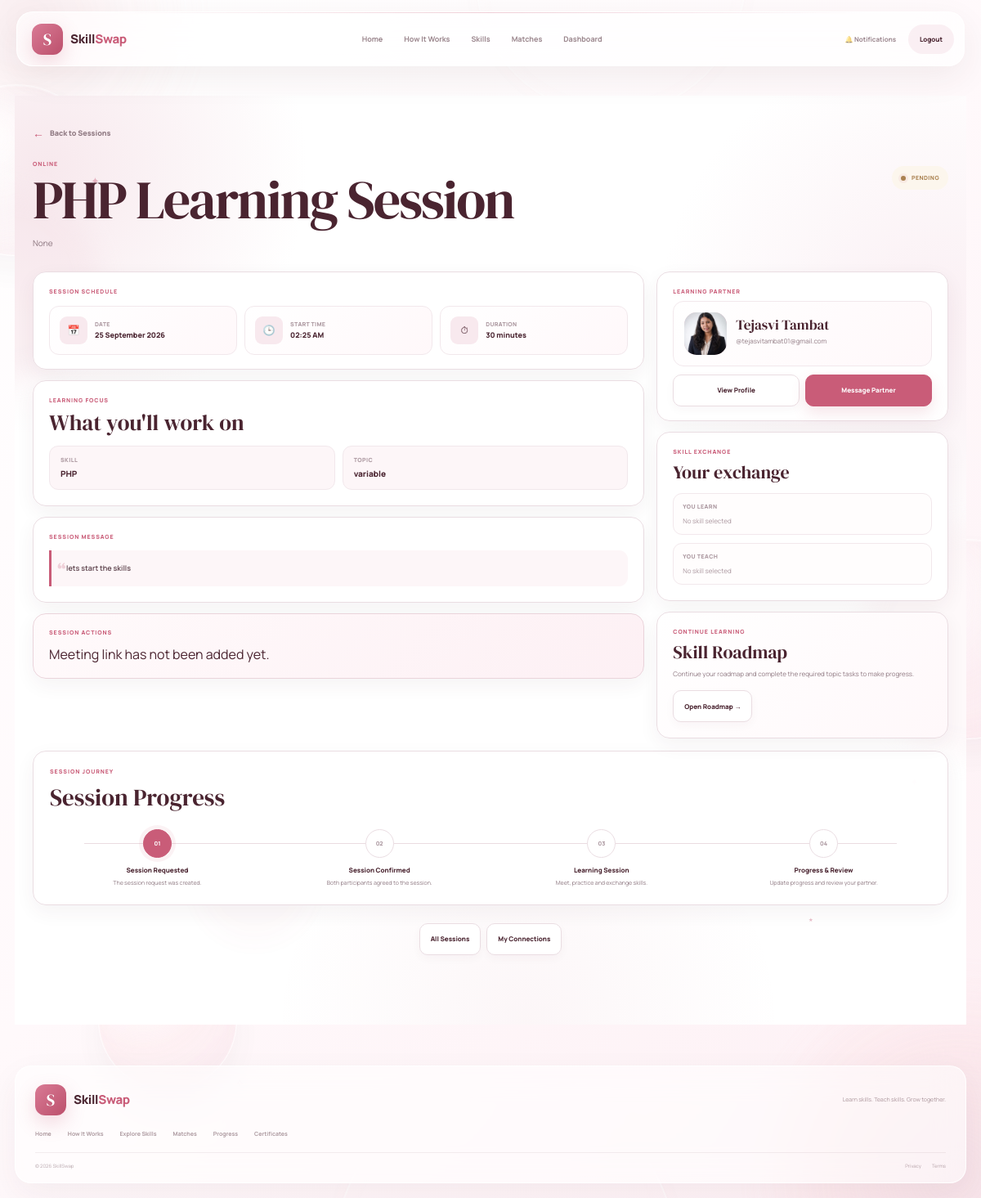
Page /sessions/2 (signed in) on the committed database.
### models.py (models this page shows)
class Session(db.Model):
    __tablename__ = "sessions"
    id = db.Column(db.Integer, primary_key=True)
    connection_id = db.Column(
        db.Integer,
        db.ForeignKey("connections.id"),
        nullable=False
    )
    title = db.Column(
        db.String(150),
        nullable=False
    )
    skill = db.Column(
        db.String(100),
        nullable=True
    )
    topic = db.Column(
        db.String(150),
        nullable=True
    )
    description = db.Column(
        db.Text,
        nullable=True
    )
    scheduled_at = db.Column(
        db.DateTime,
        nullable=False
    )
    duration_minutes = db.Column(
        db.Integer,
        nullable=False
    )
    session_type = db.Column(
        db.String(30),
        nullable=False
    )
    meeting_url = db.Column(
        db.String(500),
        nullable=True
    )
    status = db.Column(
        db.String(30),
        default="pending",
        nullable=False
    )
    message = db.Column(
        db.Text,
        nullable=True
    )
    completion_note = db.Column(
        db.Text,
        nullable=True
    )
    completed_at = db.Column(
        db.DateTime,
        nullable=True
    )
    created_at = db.Column(
        db.DateTime,
        default=datetime.utcnow,
        nullable=False
    )
    connection = db.relationship(
        "Connection",
        back_populates="sessions"
    )

class User(db.Model):
    __tablename__ = "users"
    id = db.Column(db.Integer, primary_key=True)
    full_name = db.Column(db.String(120), nullable=False)
    username = db.Column(db.String(50), unique=True, nullable=False, index=True)
    email = db.Column(db.String(120), unique=True, nullable=False, index=True)
    password_hash = db.Column(db.String(255), nullable=False)
    profile_photo = db.Column(db.String(255), nullable=True)
    bio = db.Column(db.Text, nullable=True)
    city = db.Column(db.String(100), nullable=True)
    country = db.Column(db.String(100), nullable=True)
    learning_preference = db.Column(db.String(30), nullable=True)
    availability = db.Column(db.String(30), nullable=True)
    is_active = db.Column(db.Boolean, default=True, nullable=False)
    created_at = db.Column(
        db.DateTime,
        default=datetime.utcnow,
        nullable=False
    )
    updated_at = db.Column(
        db.DateTime,
        default=datetime.utcnow,
        onupdate=datetime.utcnow,
        nullable=False
    )
    user_skills = db.relationship(
        "UserSkill",
        back_populates="user",
        cascade="all, delete-orphan"
    )
    sent_connections = db.relationship(
        "Connection",
        foreign_keys="Connection.sender_id",
        back_populates="sender",
        cascade="all, delete-orphan"
    )
    received_connections = db.relationship(
        "Connection",
        foreign_keys="Connection.receiver_id",
        back_populates="receiver",
        cascade="all, delete-orphan"
    )
    sent_messages = db.relationship(
        "Message",
        foreign_keys="Message.sender_id",
        back_populates="sender",
        cascade="all, delete-orphan"
    )
    reviews_given = db.relationship(
        "Review",
        foreign_keys="Review.reviewer_id",
        back_populates="reviewer",
        cascade="all, delete-orphan"
    )
    reviews_received = db.relationship(
        "Review",
        foreign_keys="Review.reviewee_id",
        back_populates="reviewee",
        cascade="all, delete-orphan"
    )
    notifications = db.relationship(
        "Notification",
        back_populates="user",
        cascade="all, delete-orphan"
    )
    progress_records = db.relationship(
        "TopicProgress",
        back_populates="user",
        cascade="all, delete-orphan"
    )
    certificates = db.relationship(
        "Certificate",
        back_populates="user",
        cascade="all, delete-orphan"
    )

### app.py (the view)
@app.route("/sessions/<int:session_id>")
def session_detail(session_id):
    if "user_id" not in session:
        return redirect(url_for("login"))
    current_user_id = session["user_id"]
    learning_session = Session.query.get_or_404(session_id)
    connection = Connection.query.get(learning_session.connection_id)
    if not connection:
        return "Connection not found", 404
    if current_user_id not in [
        connection.sender_id,
        connection.receiver_id
    ]:
        return "Unauthorized", 403
    if connection.sender_id == current_user_id:
        partner = connection.receiver
    else:
        partner = connection.sender
    return render_template(
        "session_detail.html",
        session=learning_session,
        connection=connection,
        partner=partner
    )

### templates/session_detail.html (shortened to what this page needs)
{% extends "base.html" %}
{% block extra_css %}
<link
    rel="stylesheet"
    href="{{ url_for('static', filename='css/session_detail.css') }}"
>
{% endblock %}
{% block content %}
<section class="session-detail-page">
    <div class="session-detail-bg-orb orb-two"></div>
    <div class="session-detail-sparkles" aria-hidden="true">
        <span>✦</span>
        <span>✧</span>
        <span>⋆</span>
        <span>✦</span>
        <span>✧</span>
        <span>⋆</span>
    </div>
    <div class="session-detail-container">
        <div class="detail-back">
            <a href="{{ url_for('sessions') }}" class="back-link">
                <span>←</span>
                Back to Sessions
            </a>
        </div>
        <div class="session-detail-header">
            <div class="session-detail-heading">
                <span class="section-label">
                    {{ session.session_type|default('Skill Exchange')|replace('_', ' ')|title }}
                </span>
                <h1>{{ session.title }}</h1>
                <p>
                    {{ session.description|default(
                        'A focused SkillSwap learning session.'
                    ) }}
                </p>
            </div>
            <div class="session-detail-status">
                <span class="session-status status-{{ session.status|lower }}">
                    <span class="status-dot"></span>
                    {{ session.status|replace('_', ' ')|title }}
                </span>
            </div>
        </div>
        <div class="session-detail-layout">
            <main class="session-detail-main">
                <div class="detail-card session-time-card">
                    <span class="section-label">Session Schedule</span>
                    <div class="session-time-grid">
                        <div class="session-time-item">
                            <span class="detail-icon">📅</span>
                            <div>
                                <small>Date</small>
                                <strong>
                                    {{ session.scheduled_at.strftime('%d %B %Y') }}
                                </strong>
                            </div>
                        </div>
                        <div class="session-time-item">
                            <span class="detail-icon">🕒</span>
                            <div>
                                <small>Start Time</small>
                                <strong>
                                    {{ session.scheduled_at.strftime('%I:%M %p') }}
                                </strong>
                            </div>
                        </div>
                        <div class="session-time-item">
                            <span class="detail-icon">⏱</span>
                            <div>
                                <small>Duration</small>
                                <strong>
                                    {{ session.duration_minutes|default(60) }}
                                    minutes
                                </strong>
                            </div>
                        </div>
                    </div>
                </div>
                <div class="detail-card">
                    <span class="section-label">Learning Focus</span>
                    <h2>What you'll work on</h2>
                    <div class="learning-focus">
                        <div class="focus-item">
                            <span>Skill</span>
                            <strong>
                                {{ session.skill_name|default(
                                    session.skill|default('Skill Exchange')
                                ) }}
                            </strong>
                        </div>
                        {% if session.topic %}
                            <div class="focus-item">
                                <span>Topic</span>
                                <strong>{{ session.topic }}</strong>
                            </div>
                        {% endif %}
                    </div>
                </div>
                {% if session.message %}
                    <div class="detail-card">
                        <span class="section-label">Session Message</span>
                        <blockquote class="session-message">
                            {{ session.message }}
                        </blockquote>
                    </div>
                {% endif %}
                <div class="session-action-card">
                    <span class="section-label">Session Actions</span>
                    <div class="session-detail-actions">
                        {% if session.meeting_url %}
                            <a
                                href="{{ session.meeting_url }}"
                                target="_blank"
                                rel="noopener noreferrer"
                                class="btn btn-primary"
                            >
                                Join Meeting ↗
                            </a>
                        {% elif session.session_type|lower == 'online' %}
                            <p class="meeting-notice">
                                Meeting link has not been added yet.
                            </p>
                        {% endif %}
                    </div>
                </div>
            </main>
            <aside class="session-detail-sidebar">
                <div class="detail-card partner-detail-card">
                    <span class="section-label">Learning Partner</span>
                    <div class="detail-partner">
                        <div class="detail-partner-avatar">
                            {% if partner.profile_photo %}
                                <img
                                    src="{{ url_for(
                                        'uploaded_file',
                                        filename=partner.profile_photo
                                    ) }}"
                                    alt="{{ partner.full_name }}"
                                >
                            {% else %}
                                <span>{{ partner.full_name[0]|upper }}</span>
                            {% endif %}
                        </div>
                        <div class="partner-text">
                            <h3>{{ partner.full_name }}</h3>
                            <p>@{{ partner.username }}</p>
                        </div>
                    </div>
                    <div class="partner-actions">
                        <a
                            href="{{ url_for(
                                'view_profile',
                                username=partner.username
                            ) }}"
                            class="btn btn-secondary"
                        >
                            View Profile
                        </a>
                        {% if session.connection_id %}
                            <a
                                href="{{ url_for(
                                    'chat',
                                    connection_id=session.connection_id
                                ) }}"
                                class="btn btn-primary"
                            >
                                Message Partner
                            </a>
                        {% endif %}
                    </div>
                </div>
                <div class="detail-card">
                    <span class="section-label">Skill Exchange</span>
                    <h3>Your exchange</h3>
                    <div class="exchange-detail">
                        <div class="exchange-column">
                            <span>You learn</span>
                            <div class="skill-pills">
                                {% for skill in connection.skills_you_learn %}
                                    <span class="skill-pill">{{ skill }}</span>
                                {% else %}
                                    <span class="empty-skill">No skill selected</span>
                                {% endfor %}
                            </div>
                        </div>
                        <div class="exchange-column">
                            <span>You teach</span>
                            <div class="skill-pills">
                                {% for skill in connection.skills_you_teach %}
                                    <span class="skill-pill teach">{{ skill }}</span>
                                {% else %}
                                    <span class="empty-skill">No skill selected</span>
                                {% endfor %}
                            </div>
                        </div>
                    </div>
                </div>
                {% if session.skill %}
                    <div class="detail-card roadmap-detail-card">
                        <span class="section-label">Continue Learning</span>
                        <h3>Skill Roadmap</h3>
                        <p>
                            Continue your roadmap and complete the
                            required topic tasks to make progress.
                        </p>
                        <a
                            href="{{ url_for('roadmap', skill=session.skill) }}"
                            class="btn btn-secondary"
                        >
                            Open Roadmap →
                        </a>
                    </div>
                {% endif %}
            </aside>
        </div>
        <div class="session-timeline-card">
            <span class="section-label">Session Journey</span>
            <h2>Session Progress</h2>
            <div class="session-timeline">
                <div class="timeline-step timeline-completed">
                    <span class="timeline-number">01</span>
                    <div>
                        <strong>Session Requested</strong>
                        <p>The session request was created.</p>
                    </div>
                </div>
                <div
                    class="
                        timeline-step
                    "
                >
                    <span class="timeline-number">02</span>
                    <div>
                        <strong>Session Confirmed</strong>
                        <p>Both participants agreed to the session.</p>
                    </div>
                </div>
                <div
                    class="
                        timeline-step
                    "
                >
                    <span class="timeline-number">03</span>
                    <div>
                        <strong>Learning Session</strong>
                        <p>Meet, practice and exchange skills.</p>
                    </div>
                </div>
                <div
                    class="
                        timeline-step
                    "
                >
                    <span class="timeline-number">04</span>
                    <div>
                        <strong>Progress & Review</strong>
                        <p>Update progress and review your partner.</p>
                    </div>
                </div>
            </div>
        </div>
        <div class="detail-footer-actions">
            <a href="{{ url_for('sessions') }}" class="btn btn-secondary">
                All Sessions
            </a>
            <a href="{{ url_for('connections') }}" class="btn btn-secondary">
                My Connections
            </a>
        </div>
    </div>
</section>
{% endblock %}

### rows in the picture
User: profile_photo (picture), full_name "Tejasvi Tambat", username "tejasvitambat01@gmail.com"

### other values in the picture
{{ session.session_type|default('Skill Exchange')|replace('_', ' ')|title }} "ONLINE"
{{ session.title }} "PHP Learning Session"
{{ session.status|replace('_', ' ')|title }} "PENDING"
{{ session.scheduled_at.strftime('%d %B %Y') }} "25 September 2026"
{{ session.scheduled_at.strftime('%I:%M %p') }} "02:25 AM"
{{ session.duration_minutes|default(60) }} "30"
{{ session.topic }} "variable"
{{ session.message }} "lets start the skills"
